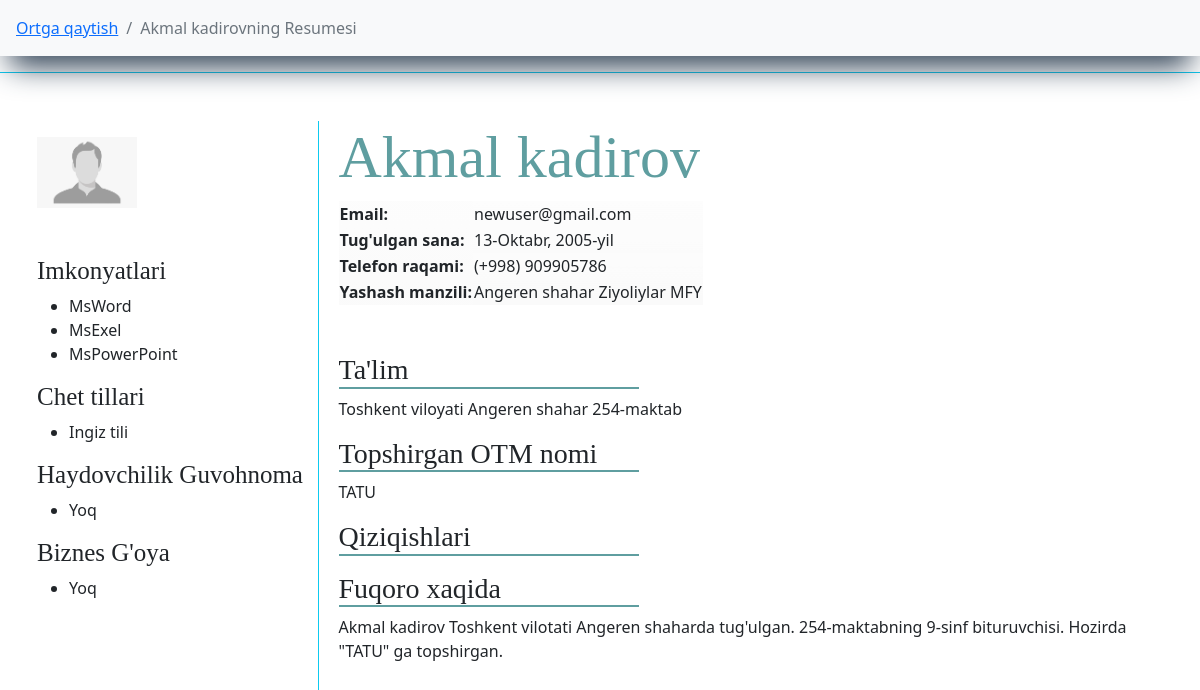
Page /bitiruvchilar/jadval/maktab/bitiruvchi/1/ (signed in) on the committed database.
### main/models.py (models this page shows, shortened)
class Bitiruvchi(models.Model):
    f_name = models.CharField(max_length=l, verbose_name="F.I.Sh")
    img = models.ImageField(default='default/default.png', upload_to='bitiruvchilar-foto/')
    t_sana = models.DateField(verbose_name="Tug'ulgan sana")
    phone = models.CharField(max_length=9, verbose_name="(+998) ")
    email = models.EmailField(max_length=l, verbose_name="E-Pochta", null=True)
    tuman = models.ForeignKey(TumanVaShahar, on_delete=models.CASCADE, verbose_name="Yashaydigan tuman(shahar)")
    mahalla = models.ForeignKey(Mahalla, on_delete=models.CASCADE, verbose_name="Mahalla Nomi")
    imkonyat = models.ManyToManyField(Imkonyat, related_name="abilty", verbose_name="Qoshimcha bilimi")
    qiziqish = models.ForeignKey(Qiziqish, related_name="interest", on_delete=models.CASCADE, verbose_name="Qiziqish")
    chettili = models.ManyToManyField(ChetTili, related_name="f_lang")
    guvohnoma = models.CharField(verbose_name="Haydovchilik Guvohnomasi", max_length=l, choices=yesNo, default="Yoq")
    idea = models.CharField(verbose_name="Biznes g'oya", max_length=l, choices=yesNo, default="Yoq")
    jins = models.CharField(max_length=l, choices=jins, verbose_name="Jinsi", default="o'g'il bola")
    def __str__(self):
        return self.f_name

class AutoTime(models.Model):
    name = models.CharField(max_length=l, verbose_name="Nomi")
    add_time = models.DateTimeField(auto_now_add=True)
    def __str__(self):
        return self.name

class Imkonyat(AutoTime):
    def __str__(self):
        return super().__str__()

class AutoTime(models.Model):
    name = models.CharField(max_length=l, verbose_name="Nomi")
    add_time = models.DateTimeField(auto_now_add=True)
    def __str__(self):
        return self.name

class ChetTili(AutoTime):
    def __str__(self):
        return super().__str__()

class TumanVaShahar(AutoTime):
    status = models.CharField(max_length=l, choices=t_sh, default="shaxar")
    def __str__(self):
        return f"{super().name} {self.status}"

class MaktabBitiruvchisi(Bitiruvchi):
    maktab = models.ForeignKey(Maktab, on_delete=models.CASCADE, verbose_name="Bitirayotgan maktab")
    sinf = models.CharField(max_length=l, choices=sinf, default='9-sinf', verbose_name="Sinf")
    univer_sity = models.CharField(max_length=l, verbose_name="Topshirmoqchi bo'lgan universitet", null=True, blank=True)
    def __str__(self):
        return super().__str__()

class Maktab(AutoTime):
    tuman = models.ForeignKey(TumanVaShahar, on_delete=models.CASCADE, verbose_name="Qaysi tuman")
    status = models.CharField(max_length=l, default="maktab", null=True)
    def __str__(self):
        return f"{super().name}-{self.status}"

### main/views.py (the view)
# urls.py: path("jadval/maktab/bitiruvchi/<pk>/", ResumeMaktabTable, name="RMT"),
def ResumeMaktabTable(request, pk):
    maktab_b = MaktabBitiruvchisi.objects.get(pk=pk)
    return render(request, 'cv/resume_maktab_table.html', {
        'object': maktab_b,
    })

### main/custom_context_processor.py (called while the page is built)
def data_avalible(request):
    all_tumanlar = TumanVaShahar.objects.all().order_by('name')
    context = {
        'all_tumanlar':all_tumanlar,
    }
    return context

### main/models.py (called while the page is built)
    def __str__(self):
        return f"{super().__str__()} MFY"

### templates/cv/resume_maktab_table.html (shortened to what this page needs)
{% extends "main.html" %}
{% block content %}
<nav aria-label="breadcrumb" class="sticky-top bg-light">
    <ol class="breadcrumb p-3">
      <li class="breadcrumb-item"><a href="{% url 'M' %}">Ortga qaytish</a></li>
      <li class="breadcrumb-item active" aria-current="page">{{ object }}ning Resumesi</li>
    </ol>
</nav>
 <div class="row">
     <div class="col-xxl-5 m-auto p-5 border border-info">
         <div class="img-name">
             <div class="img border-end border-info pt-3">
                 <img src="{{ object.img.url }}" width="100" alt="">
                 <div class="imkonyat">
                        <h3>Imkonyatlari</h3>
                        <ul>
                            {% for i in object.imkonyat.all %}
                                <li>{{ i }}</li>
                            {% endfor %}
                        </ul>
                        <h3>Chet tillari</h3>
                        <ul>
                            {% for i in object.chettili.all %}
                                <li>{{ i }}</li>
                            {% endfor %}
                        </ul>
                        <h3>Haydovchilik Guvohnoma</h3>
                        <ul>
                            <li>{{ object.guvohnoma }}</li>
                        </ul>
                        <h3>Biznes G'oya</h3>
                        <ul>
                            <li>{{ object.idea }}</li>
                        </ul>
                 </div>
             </div>
             <div class="name">
                 <div class="user-name">
                     <h1 class="ism">{{ object.f_name }}</h1>
                 </div>
                 <div class="data">
                     <table>
                         <tr>
                             <th>Email: </th>
                             <td>{{ object.email }}</td>
                         </tr>
                         <tr>
                             <th>Tug'ulgan sana: </th>
                             <td>{{ object.t_sana }}</td>
                         </tr>
                         <tr>
                             <th>Telefon raqami:</th>
                             <td>(+998) {{ object.phone }}</td>
                         </tr>
                         <tr>
                             <th>Yashash manzili: </th>
                             <td>{{ object.tuman }} {{ object.mahalla }}</td>
                         </tr>
                     </table>
                     <div class="info-data">
                        <h3 class="">
                            Ta'lim
                        </h3>
                        <p>
                        Toshkent viloyati {{ object.maktab.tuman }} {{ object.maktab }}
                        </p>
                        <h3>Topshirgan OTM nomi</h3>
                        {% if object.univer_sity %}
                            <p>
                                {{object.univer_sity}}
                            </p>
                        {% else %}
                            <p>
                                --------------
                            </p>
                        {% endif %}
                         <h3>Qiziqishlari</h3>
                         <h3>Fuqoro xaqida</h3>
                         <p>
                            {{ object.f_name }} Toshkent vilotati {{ object.tuman }}da tug'ulgan.
                            {{ object.maktab }}ning {{ object.sinf }} bituruvchisi.
                            {% if object.univer_sity %}
                                Hozirda "{{ object.univer_sity }}" ga topshirgan.
                            {% else %}
                                Hech qaysi OTMga topshirmagan
                            {% endif %}
                         </p>
                     </div>
                 </div>
             </div>
         </div>
     </div>
 </div>
{% endblock %}

### static/css/style.css (style rules this page uses)
body { overflow-x: hidden; }
nav { box-shadow: rgb(38, 57, 77) 0px 20px 30px -10px; }
a { text-decoration: none; }
.img-name { width: 100%; display: inline-flex; justify-content: space-between; }
.img { width: 25%; height: 80vh; }
.name { width: 75%; padding-left: 20px; }
.ism { font-size: 60px; color: cadetblue; font-family: fantasy; }
.info-data h3 { width: 300px; font-family: serif; border-bottom: 2px solid cadetblue; }
.imkonyat h3 { font-size: 25px; font-family: serif; }

### rows in the picture
Bitiruvchi: f_name "Akmal kadirov", img (placeholder picture), guvohnoma "Yoq", idea "Yoq", email "newuser@gmail.com", t_sana "13-Oktabr, 2005-yil", phone "909905786", tuman "Angeren shahar", mahalla "Ziyoliylar MFY"
Imkonyat: name "MsWord"
Imkonyat: name "MsExel"
Imkonyat: name "MsPowerPoint"
ChetTili: name "Ingiz tili"
MaktabBitiruvchisi: maktab.tuman "Angeren shahar", maktab "254-maktab", univer_sity "TATU", sinf "9-sinf"
